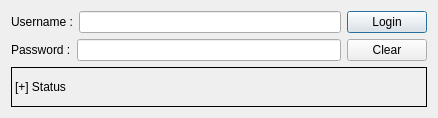
<?xml version="1.0" encoding="UTF-8"?>
<ui version="4.0">
 <class>Dialog</class>
 <widget class="QDialog" name="Dialog">
  <property name="geometry">
   <rect>
    <x>0</x>
    <y>0</y>
    <width>438</width>
    <height>118</height>
   </rect>
  </property>
  <property name="windowTitle">
   <string>Dialog</string>
  </property>
  <layout class="QGridLayout" name="gridLayout">
   <item row="0" column="0">
    <layout class="QVBoxLayout" name="verticalLayout">
     <item>
      <layout class="QHBoxLayout" name="horizontalLayout">
       <item>
        <widget class="QLabel" name="label">
         <property name="text">
          <string>Username :</string>
         </property>
        </widget>
       </item>
       <item>
        <widget class="QLineEdit" name="txtuser">
         <property name="echoMode">
          <enum>QLineEdit::Normal</enum>
         </property>
        </widget>
       </item>
      </layout>
     </item>
     <item>
      <layout class="QHBoxLayout" name="horizontalLayout_2">
       <item>
        <widget class="QLabel" name="label_2">
         <property name="text">
          <string>Password :</string>
         </property>
        </widget>
       </item>
       <item>
        <widget class="QLineEdit" name="txtpass">
         <property name="echoMode">
          <enum>QLineEdit::Password</enum>
         </property>
        </widget>
       </item>
      </layout>
     </item>
    </layout>
   </item>
   <item row="0" column="1">
    <layout class="QVBoxLayout" name="verticalLayout_2">
     <item>
      <widget class="QPushButton" name="login">
       <property name="text">
        <string>Login</string>
       </property>
      </widget>
     </item>
     <item>
      <widget class="QPushButton" name="clear">
       <property name="text">
        <string>Clear</string>
       </property>
      </widget>
     </item>
    </layout>
   </item>
   <item row="1" column="0" colspan="2">
    <widget class="QLabel" name="status">
     <property name="frameShape">
      <enum>QFrame::Box</enum>
     </property>
     <property name="text">
      <string>[+] Status</string>
     </property>
    </widget>
   </item>
  </layout>
 </widget>
 <layoutdefault spacing="6" margin="11"/>
 <resources/>
 <connections/>
</ui>
